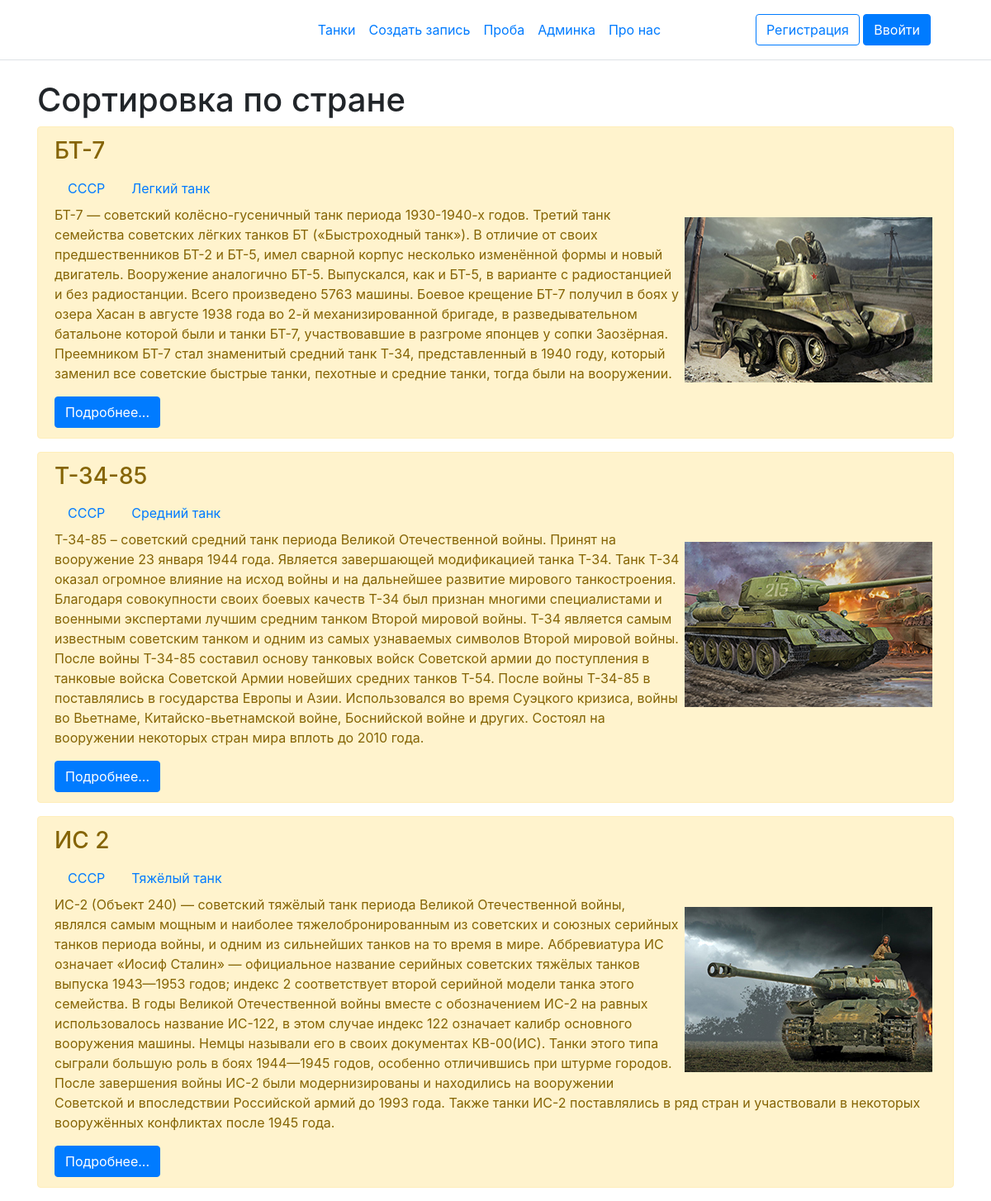
/strana/1/, run on the app's committed database.
### firstapp/models.py (models this page shows, shortened)
class Tank(models.Model):
    title = models.CharField("Название", max_length=70)
    opis = models.TextField("Описание")
    photo = models.ImageField(upload_to='photos/%Y/%m/%d/', verbose_name='Фото', blank=True)
    silka = models.CharField("Ссылка", null=True, max_length=70)
    strana = models.ForeignKey('Strana', on_delete=models.PROTECT, null=True, verbose_name='Страна')
    klas = models.ForeignKey('Klas', on_delete=models.PROTECT, null=True, verbose_name='Клас')
    publish = models.BooleanField('Опубликовано', default=False)
    class Meta:
        verbose_name = 'Танк'
        verbose_name_plural = 'Танки'
        ordering = ['-id']

class Strana(models.Model):
    title = models.CharField(max_length=50, db_index=True, verbose_name='Страна')
    publish = models.BooleanField('Опубликовано', default=False)
    def __str__(self):
        return self.title
    class Meta:
        verbose_name = 'Страна'
        verbose_name_plural = 'Страны'

class Klas(models.Model):
    title = models.CharField(max_length=50, db_index=True, verbose_name='Клас')
    publish = models.BooleanField('Опубликовано', default=False)
    def __str__(self):
        return self.title
    class Meta:
        verbose_name = 'Класс'
        verbose_name_plural = 'Класcы'

### firstapp/views.py (the view)
# urls.py: path('strana/<int:strana_id>/', GetStrana.as_view()),
class GetStrana(ListView):
    model = Tank
    template_name = 'firstapp/strana_sort.html'
    context_object_name = 'tanks'
    paginate_by = 5
    def get_queryset(self):
        return Tank.objects.filter(strana_id=self.kwargs['strana_id'], publish=True)

### firstapp/templates/firstapp/strana_sort.html (shortened to what this page needs)
{% extends 'firstapp/base.html' %}
{% block content %}
<h1>Сортировка по стране</h1>
{% for i in tanks %}
    <div class="alert alert-warning mt-2">
        <h3>{{ i.title }}</h3>
        <nav class="nav">
            <a class="nav-link active" href="/strana/{{ i.strana.pk }}">{{ i.strana }}</a>
            <a class="nav-link active" href="/klas/{{ i.klas.pk }}">{{ i.klas }}</a>
        </nav>
        {% if i.photo %}
            <img src="{{ i.photo.url}}" width="300" height="200" alt="Иллюстрация" align="right"  vspace="15" hspace="5">
        {% else %}
        <p></p>
        {% endif %}
        <p>{{ i.opis }}</p>
        <a href="{{ i.silka }}" class="btn btn-primary">Подробнее...</a>
    </div>
{% endfor %}
{% endblock %}

### firstapp/templates/firstapp/base.html (shortened to what this page needs)
<!DOCTYPE html>
<html lang="ru">
<head>
    <link rel="stylesheet" href="https://cdn.jsdelivr.net/npm/bootstrap@4.6.0/dist/css/bootstrap.min.css">
</head>
<body>
<header class="d-flex flex-wrap align-items-center justify-content-center justify-content-md-between py-3 mb-4 border-bottom">
      <ul class="nav col-12 col-md-auto mb-2 justify-content-center mb-md-0">
        <li><a href="{% url 'home' %}" class="nav-link px-2 link-secondary">Танки</a></li>
        <li><a href="{% url 'create' %}" class="nav-link px-2 link-dark">Создать запись</a></li>
        <li><a href="{% url 'proba' %}" class="nav-link px-2 link-dark">Проба</a></li>
        <li><a href="/admin" class="nav-link px-2 link-dark">Админка</a></li>
        <li><a href="{% url 'about' %}" class="nav-link px-2 link-dark">Про нас</a></li>
      </ul>
      <div class="col-md-3 text-end">
          {% if request.user.is_authenticated %}
          Добро пожаловать {{ user.username }} | <a href="{% url 'logout' %}" class="btn btn-primary">Выйти</a>
          {% else %}
          <a href="{% url 'register' %}" class="btn btn-outline-primary me-2">Регистрация</a>
          <a href="{% url 'login' %}" class="btn btn-primary">Ввойти</a>
          {% endif %}
      </div>
    </header>
    <div class="container">
        {% block content %}{% endblock %}
    </div>
</body>
</html>

### data on the page
Tank: title "БТ-7", strana "СССР", klas "Легкий танк", photo (picture), opis "БТ-7 — советский колёсно-гусеничный танк периода 1930-1940-х годов. Третий танк семейства советских лёгких танков БТ («Быстроходный танк»). В отличие от своих предшественников БТ-2 и БТ-5, имел сварной корпус несколько изменённой формы и новый двигатель. Вооружение аналогично БТ-5. Выпускался, как и БТ-5, в варианте с радиостанцией и без радиостанции. Всего произведено 5763 машины. Боевое крещение БТ-7 получил в боях у озера Хасан в августе 1938 года во 2-й механизированной бригаде, в разведывательном батальоне которой были и танки БТ-7, участвовавшие в разгроме японцев у сопки Заозёрная. Преемником БТ-7 стал знаменитый средний танк Т-34, представленный в 1940 году, который заменил все…"
Tank: title "Т-34-85", strana "СССР", klas "Средний танк", photo (picture), opis "T-34-85 – советский средний танк периода Великой Отечественной войны. Принят на вооружение 23 января 1944 года. Является завершающей модификацией танка Т-34. Танк Т-34 оказал огромное влияние на исход войны и на дальнейшее развитие мирового танкостроения. Благодаря совокупности своих боевых качеств Т-34 был признан многими специалистами и военными экспертами лучшим средним танком Второй мировой войны. Т-34 является самым известным советским танком и одним из самых узнаваемых символов Второй мировой войны. После войны Т-34-85 составил основу танковых войск Советской армии до поступления в танковые войска Советской Армии новейших средних танков Т-54. После войны Т-34-85 в поставлялись в…"
Tank: title "ИС 2", strana "СССР", klas "Тяжёлый танк", photo (picture), opis "ИС-2 (Объект 240) — советский тяжёлый танк периода Великой Отечественной войны, являлся самым мощным и наиболее тяжелобронированным из советских и союзных серийных танков периода войны, и одним из сильнейших танков на то время в мире. Аббревиатура ИС означает «Иосиф Сталин» — официальное название серийных советских тяжёлых танков выпуска 1943—1953 годов; индекс 2 соответствует второй серийной модели танка этого семейства. В годы Великой Отечественной войны вместе с обозначением ИС-2 на равных использовалось название ИС-122, в этом случае индекс 122 означает калибр основного вооружения машины. Немцы называли его в своих документах КВ-00(ИС). Танки этого типа сыграли большую роль в боях…"
